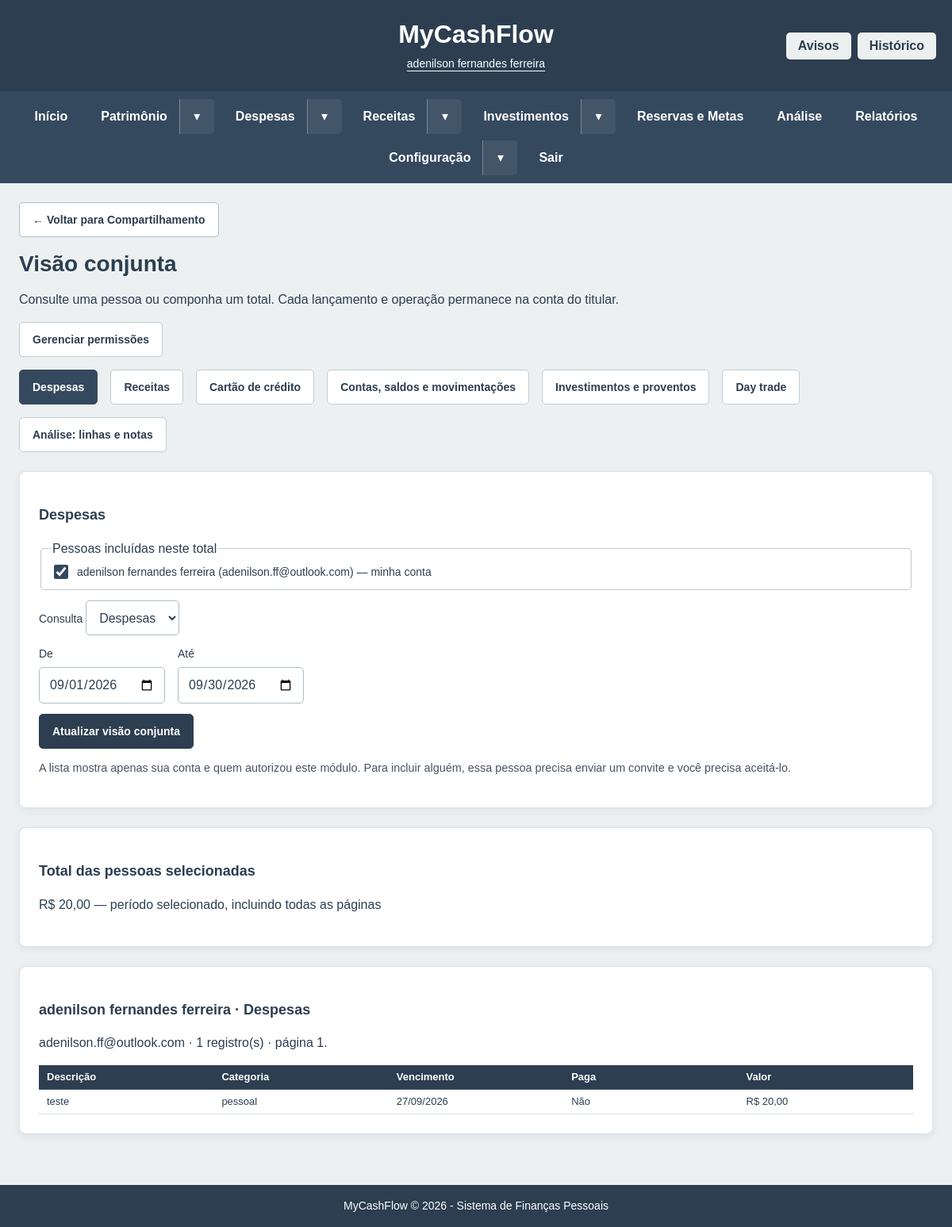
The app's page /views/visao_conjunta.php?modulo=despesas (signed in) with its own data.
### tables this page shows
CREATE TABLE `usuarios` (
  `id` int(11) NOT NULL,
  `email` varchar(100) NOT NULL,
  `senha` varchar(255) NOT NULL,
  `status_assinatura` enum('ativo','inativo') DEFAULT 'ativo',
  `data_expiracao` date NOT NULL,
  `criado_em` timestamp NOT NULL DEFAULT current_timestamp(),
  `nome` varchar(100) DEFAULT NULL,
  `email_normalizado` varchar(100) GENERATED ALWAYS AS (lcase(trim(`email`))) STORED
);

CREATE TABLE `contas` (
  `id` int(11) NOT NULL,
  `nome` varchar(100) NOT NULL,
  `tipo` enum('unica','parcelada','recorrente') NOT NULL,
  `categoria` enum('pessoal','conjunta') NOT NULL,
  `grupo_recorrencia` varchar(36) DEFAULT NULL,
  `parcela_atual` int(11) DEFAULT NULL,
  `total_parcelas` int(11) DEFAULT NULL,
  `vencimento` date NOT NULL,
  `paga` tinyint(1) NOT NULL DEFAULT 0,
  `valor` decimal(10,2) NOT NULL,
  `criado_em` timestamp NOT NULL DEFAULT current_timestamp(),
  `usuario_id` int(11) NOT NULL
);

### includes/compartilhamento.php (called while the page is built, shortened)
<?php
require_once __DIR__.'/perfil.php';
function mcfModulosCompartilhaveis(): array {
    return ['despesas'=>'Despesas', 'receitas'=>'Receitas', 'cartao'=>'Cartão de crédito',
        'saldos'=>'Contas, saldos e movimentações', 'investimentos'=>'Investimentos e proventos',
        'daytrade'=>'Day trade', 'analise'=>'Análise: linhas e notas'];
}

### includes/perfil.php (called while the page is built, shortened)
<?php
function mcfTexto(array $dados, string $campo): string {
    return $dados[$campo] ?? '';
}

### includes/seguranca.php (called while the page is built, shortened)
<?php
function mcfUsuarioId(): int {
    $id = filter_var($_SESSION['usuario_id'] ?? null, FILTER_VALIDATE_INT, ['options'=>['min_range'=>1]]);
    return (int)$id;
}
function mcfProteger(mysqli $conn): void {
    $route = str_replace(
        '\\',
        '/',
        substr(
            realpath($_SERVER['SCRIPT_FILENAME']),
            strlen(realpath(__DIR__.'/..'))
        )
    );
    $public = in_array(
        $route,
        [
            '/views/login/login.php',
            '/views/login/register.php',
            '/views/login/esqueci_senha.php',
            '/views/login/redefinir_senha.php'
        ],
        true
    );
    if (!$public) {
        $uid = mcfUsuarioId();
        $s = $conn->prepare(
            'SELECT senha,nome,email,status_assinatura,data_expiracao
             FROM usuarios
             WHERE id=?'
        );
        $s->bind_param('i',$uid);
        $s->execute();
        $u=$s->get_result()->fetch_assoc();
    }
}

### includes/visao_conjunta.php (called while the page is built, shortened)
<?php
require_once __DIR__.'/compartilhamento_consulta.php';
function mcfPessoasAutorizadas(mysqli $c, string $modulo, mixed $selecionados=null): array {
    $uid=mcfUsuarioId();
    $pessoas=[$uid=>['id'=>$uid,'nome'=>$_SESSION['usuario_nome'] ?? null,'email'=>$_SESSION['usuario_email'],'convite'=>0]];
    $s=$c->prepare("SELECT u.id,u.nome,u.email,c.id AS convite FROM compartilhamentos c JOIN compartilhamento_modulos m ON m.compartilhamento_id=c.id JOIN usuarios u ON u.id=c.proprietario_id WHERE c.leitor_id=? AND c.estado='ativo' AND m.modulo=? AND u.status_assinatura='ativo' AND u.data_expiracao>=CURDATE() ORDER BY u.id");
    $s->bind_param('is',$uid,$modulo);$s->execute();foreach ($s->get_result()->fetch_all(MYSQLI_ASSOC) as $r) $pessoas[(int)$r['id']]=$r;$s->close();
    if ($selecionados===null) return $pessoas;
    $out=[];
    return $out;
}

### config.php (called while the page is built, shortened)
<?php
require_once __DIR__.'/includes/seguranca.php';
require_once __DIR__.'/includes/modulos.php';
$conn = new mysqli(
    $host,
    $user,
    $pass,
    $db,
    (int)(getenv('MCF_DB_PORT') ?: 3306)
);
$conn->set_charset("utf8mb4");
mcfProteger($conn);
?>

### includes/compartilhamento_consulta.php (called while the page is built, shortened)
<?php
require_once __DIR__.'/compartilhamento.php';
function mcfCompartilhamentoData(string $v): string {
    $d=DateTimeImmutable::createFromFormat('!Y-m-d',$v);
    return $v;
}
function mcfCompartilhamentoConsultar(mysqli $c, int $convite, string $modulo, string $secao, string $inicio, string $fim, int $pagina): array {
    $pessoa=$convite===0 ? ['proprietario_id'=>mcfUsuarioId(),'nome'=>$_SESSION['usuario_nome'] ?? null,'email'=>$_SESSION['usuario_email']] : mcfCompartilhamentoExigir($c,$convite,$modulo);
    $def=mcfCompartilhamentoSecoes()[$modulo][$secao] ?? null;
    $uid=(int)$pessoa['proprietario_id'];
    [$titulo,$sql,$data,$ordem,$colunas,$somar]=$def;
    $offset=($pagina-1)*50; $totalValor=null;
    if ($sql===null) {
        if ($secao==='contas') { require_once __DIR__.'/saldos_consulta.php'; $todos=saldosListarContas($c,$uid); }
        else {
            require_once __DIR__.'/carteiras_posicoes.php';
            $internacional=$secao==='posicoes_internacionais';
            $tabela=$internacional ? 'investimentos_internacionais' : 'investimentos_nacionais';
            $s=$c->prepare('SELECT id,ticker,tipo_ativo,data,tipo_operacao,quantidade,valor_unitario FROM '.$tabela.' WHERE usuario_id=? ORDER BY data,id');
            $s->bind_param('i',$uid); $s->execute(); $ops=$s->get_result()->fetch_all(MYSQLI_ASSOC); $s->close();
            $todos=array_values($internacional ? internacionalConsolidar($ops) : acoesConsolidar($ops));
        }
        $quantidade=count($todos); $rows=array_slice($todos,$offset,50);
    } else {
        if ($data!==null) $sql.=' AND '.$data.' BETWEEN ? AND ?';
        $s=$c->prepare('SELECT COUNT(*) quantidade'.($somar ? ',COALESCE(SUM(`'.$somar.'`),0) total' : '').' FROM ('.$sql.') dados');
        if ($data!==null) $s->bind_param('iss',$uid,$inicio,$fim); else $s->bind_param('i',$uid);
        $s->execute(); $res=$s->get_result()->fetch_assoc(); $s->close(); $quantidade=(int)$res['quantidade']; $totalValor=$res['total'] ?? null;
        $s=$c->prepare($sql.' ORDER BY '.$ordem.' LIMIT 50 OFFSET ?');
        if ($data!==null) $s->bind_param('issi',$uid,$inicio,$fim,$offset); else $s->bind_param('ii',$uid,$offset);
        $s->execute(); $rows=$s->get_result()->fetch_all(MYSQLI_ASSOC); $s->close();
    }
    return compact('pessoa','titulo','data','colunas','rows','quantidade','totalValor','somar');
}
function mcfCompartilhamentoFormatar(mixed $v, string $tipo): string {
    return match($tipo) {
        'data'=>date('d/m/Y',strtotime((string)$v)), 'sim'=>(int)$v===1 ? 'Sim' : 'Não',
        'brl'=>'R$ '.number_format((float)$v,2,',','.'), 'usd'=>'US$ '.number_format((float)$v,4,',','.'),
        'numero','decimal'=>rtrim(rtrim(number_format((float)$v,8,',','.'),'0'),','), default=>(string)$v
    };
}

### views/visao_conjunta.php (the view, shortened to what this page needs)
<?php
require_once __DIR__.'/../config.php';
require_once __DIR__.'/../includes/visao_conjunta.php';
require_once __DIR__.'/../includes/comparativo.php';
try {
    $modulo=mcfTexto($_GET,'modulo') ?: 'investimentos';
    $disponiveis=mcfPessoasAutorizadas($conn,$modulo);
    $pessoas=mcfPessoasAutorizadas($conn,$modulo,$_GET['pessoas'] ?? (isset($_GET['selecionar']) ? [] : null));
    $secoes=mcfCompartilhamentoSecoes()[$modulo];
    $secao=mcfTexto($_GET,'secao') ?: array_key_first($secoes);
    $inicio=mcfCompartilhamentoData(mcfTexto($_GET,'inicio') ?: date('Y-m-01'));
    $fim=mcfCompartilhamentoData(mcfTexto($_GET,'fim') ?: date('Y-m-t'));
    $pagina=isset($_GET['pagina']) ? mcfCompartilhamentoInt($_GET,'pagina') : 1;
    $consultas=[];$soma='0';$somar=false;
    if ($modulo==='investimentos') $carteira=mcfAvaliarCarteiras(mcfPosicoesPessoas($conn,$pessoas));
    else foreach ($pessoas as $p) {
        $consulta=mcfCompartilhamentoConsultar($conn,(int)$p['convite'],$modulo,$secao,$inicio,$fim,$pagina);
        $consultas[]=$consulta;
        if ($consulta['totalValor']!==null) { $soma=bcadd($soma,(string)$consulta['totalValor'],2);$somar=true; }
    }
} catch (DomainException $error) { mcfFalhar(422,$error->getMessage()); }
$money=static fn($v,$moeda,$casas=2)=>$v===null ? 'Indisponível' : ($moeda==='BRL' ? 'R$ ' : 'US$ ').number_format((float)$v,$casas,',','.');
require __DIR__.'/../includes/header.php';require __DIR__.'/../includes/menu.php';
?>
<main class="compartilhamento">
<a class="mcf-back" href="compartilhamento.php">← Voltar para Compartilhamento</a>
<h2 class="mcf-page-title">Visão conjunta</h2>
<p>Consulte uma pessoa ou componha um total. Cada lançamento e operação permanece na conta do titular.</p>
<p><a href="compartilhamento.php">Gerenciar permissões</a></p>
<div class="links-modulos"><?php foreach (mcfModulosCompartilhaveis() as $m=>$rotulo): ?><a href="visao_conjunta.php?modulo=<?= $e($m) ?>"<?= $m===$modulo ? ' aria-current="page"' : '' ?>><?= $e($rotulo) ?></a><?php endforeach; ?></div>
<section><h3><?= $e(mcfModulosCompartilhaveis()[$modulo]) ?></h3>
<form method="get"><input type="hidden" name="modulo" value="<?= $e($modulo) ?>"><input type="hidden" name="selecionar" value="1">
<fieldset><legend>Pessoas incluídas neste total</legend>
<?php foreach ($disponiveis as $id=>$p): ?><label class="opcao"><input type="checkbox" name="pessoas[]" value="<?= (int)$id ?>"<?= isset($pessoas[$id]) ? ' checked' : '' ?>> <?= $e($p['nome'] ?: $p['email']) ?> (<?= $e($p['email']) ?>)<?= $id===mcfUsuarioId() ? ' — minha conta' : '' ?></label><?php endforeach; ?>
</fieldset>
<?php if ($modulo!=='investimentos'): ?><label>Consulta <select name="secao"><?php foreach ($secoes as $key=>$def): ?><option value="<?= $e($key) ?>"<?= $key===$secao ? ' selected' : '' ?>><?= $e($def[0]) ?></option><?php endforeach; ?></select></label>
<div class="filtros"><label>De <input type="date" name="inicio" value="<?= $e($inicio) ?>" required></label><label>Até <input type="date" name="fim" value="<?= $e($fim) ?>" required></label></div><?php endif; ?>
<button>Atualizar visão conjunta</button></form>
<p class="ajuda">A lista mostra apenas sua conta e quem autorizou este módulo. Para incluir alguém, essa pessoa precisa enviar um convite e você precisa aceitá-lo.</p>
</section>
<?php if ($modulo==='investimentos'): ?>
<p class="aviso">Resultado não realizado das posições abertas: valor de mercado menos custo. Não inclui proventos, impostos nem resultado de posições encerradas. Valores em reais e dólares permanecem separados.</p>
<?php foreach ($carteira['totais'] as $moeda=>$t): ?><section><h3>Total <?= $moeda==='BRL' ? 'nacional (BRL)' : 'internacional (USD)' ?></h3>
<p>Custo: <strong><?= $e($money($t['custo'],$moeda)) ?></strong> · Valor de mercado: <strong><?= $e($money($t['mercado'],$moeda)) ?></strong> · Lucro/prejuízo não realizado: <strong><?= $e($money($t['resultado'],$moeda)) ?></strong></p>
<?php if ($t['faltam']): ?><p role="status"><?= (int)$t['faltam'] ?> ativo(s) sem cotação válida. O valor de mercado e o resultado total não foram calculados.</p><?php endif; ?>
<?php if ($t['stale']): ?><p>Há cotações da última consulta disponível, com atualização pendente.</p><?php endif; ?>
</section><?php endforeach; ?>
<?php require __DIR__.'/../includes/comparativo_view.php'; ?>
<?php foreach (['agrupadas'=>'Posições somadas por ativo','individuais'=>'Posições por titular'] as $key=>$titulo): ?><section><h3><?= $e($titulo) ?></h3>
<?php if (!$carteira[$key]): ?><p>Nenhuma posição aberta nas contas selecionadas.</p><?php else: ?>
<div class="tabela-scroll"><table><thead><tr><?php if ($key==='individuais'): ?><th>Titular</th><?php endif; ?><th>Ativo</th><th>Quantidade</th><th>Preço médio</th><th>Custo</th><th>Cotação</th><th>Mercado</th><th>Lucro/prejuízo</th><th>Variação</th><th>Fonte / horário</th></tr></thead><tbody>
<?php foreach ($carteira[$key] as $r): ?><tr><?php if ($key==='individuais'): ?><td><?= $e($r['titular']['nome'] ?: $r['titular']['email']) ?><br><?= $e($r['titular']['email']) ?></td><?php endif; ?>
<td><?= $e($r['ticker']) ?><br><?= $e($r['tipo'].' · '.$r['moeda']) ?></td><td><?= $e(mcfCompartilhamentoFormatar($r['quantidade'],'numero')) ?></td>
<?php foreach (['medio','custo','cotacao','mercado','resultado'] as $campo): ?><td><?= $e($money($r[$campo],$r['moeda'],($r['tipo']??'')==='cripto' && in_array($campo,['medio','cotacao'],true) ? 8 : 2)) ?></td><?php endforeach; ?>
<td><?= $r['percentual']===null ? 'Indisponível' : $e(number_format((float)$r['percentual'],2,',','.').'%') ?></td><td><?= $e($r['fonte']) ?><br><?= $r['hora'] ? $e(date('d/m/Y H:i',(int)$r['hora'])) : 'Sem horário disponível' ?><?= $r['stale'] ? ' · atualização pendente' : '' ?></td></tr><?php endforeach; ?>
</tbody></table></div><?php endif; ?></section><?php endforeach; ?>
<?php else: ?>
<?php if ($somar): ?><section><h3>Total das pessoas selecionadas</h3><p><?= $e($money($soma,'BRL')) ?><?= $modulo==='saldos' ? ' — somente contas ativas, histórico completo' : ' — período selecionado, incluindo todas as páginas' ?></p></section><?php endif; ?>
<?php foreach ($consultas as $c): ?><section><h3><?= $e($c['pessoa']['nome'] ?: $c['pessoa']['email']) ?> · <?= $e($c['titulo']) ?></h3><p><?= $e($c['pessoa']['email']) ?> · <?= (int)$c['quantidade'] ?> registro(s) · página <?= $pagina ?>.</p>
<?php if (!$c['rows']): ?><p>Nenhum registro nesta página.</p><?php else: ?><div class="tabela-scroll"><table><thead><tr><?php foreach ($c['colunas'] as [$rotulo,$tipo]): ?><th><?= $e($rotulo) ?></th><?php endforeach; ?></tr></thead><tbody><?php foreach ($c['rows'] as $r): ?><tr><?php foreach ($c['colunas'] as $campo=>[$rotulo,$tipo]): ?><td><?= $e(mcfCompartilhamentoFormatar($r[$campo] ?? null,$tipo)) ?></td><?php endforeach; ?></tr><?php endforeach; ?></tbody></table></div><?php endif; ?>
</section><?php endforeach; ?>
<?php endif; ?>
</main>
<?php require __DIR__.'/../includes/footer.php'; ?>

### records on screen
usuarios: nome "adenilson fernandes ferreira", email "adenilson.ff@outlook.com"
contas: nome "teste", categoria "pessoal", vencimento "27/09/2026", paga "Não", valor "R$ 20,00"

### other values on screen
mcfRotuloUsuario() "adenilson fernandes ferreira"
$menuEscape($menuRotulo) "Início"
$menuEscape($menuRotulo) "Patrimônio"
$menuEscape($menuRotulo) "Despesas"
$menuEscape($menuRotulo) "Receitas"
$menuEscape($menuRotulo) "Investimentos"
$menuEscape($menuRotulo) "Reservas e Metas"
$menuEscape($menuRotulo) "Análise"
$menuEscape($menuRotulo) "Relatórios"
$menuEscape($menuRotulo) "Configuração"
$menuEscape($menuRotulo) "Sair"
$e($rotulo) "Despesas"
$e($rotulo) "Receitas"
$e($rotulo) "Cartão de crédito"
$e($rotulo) "Contas, saldos e movimentações"
